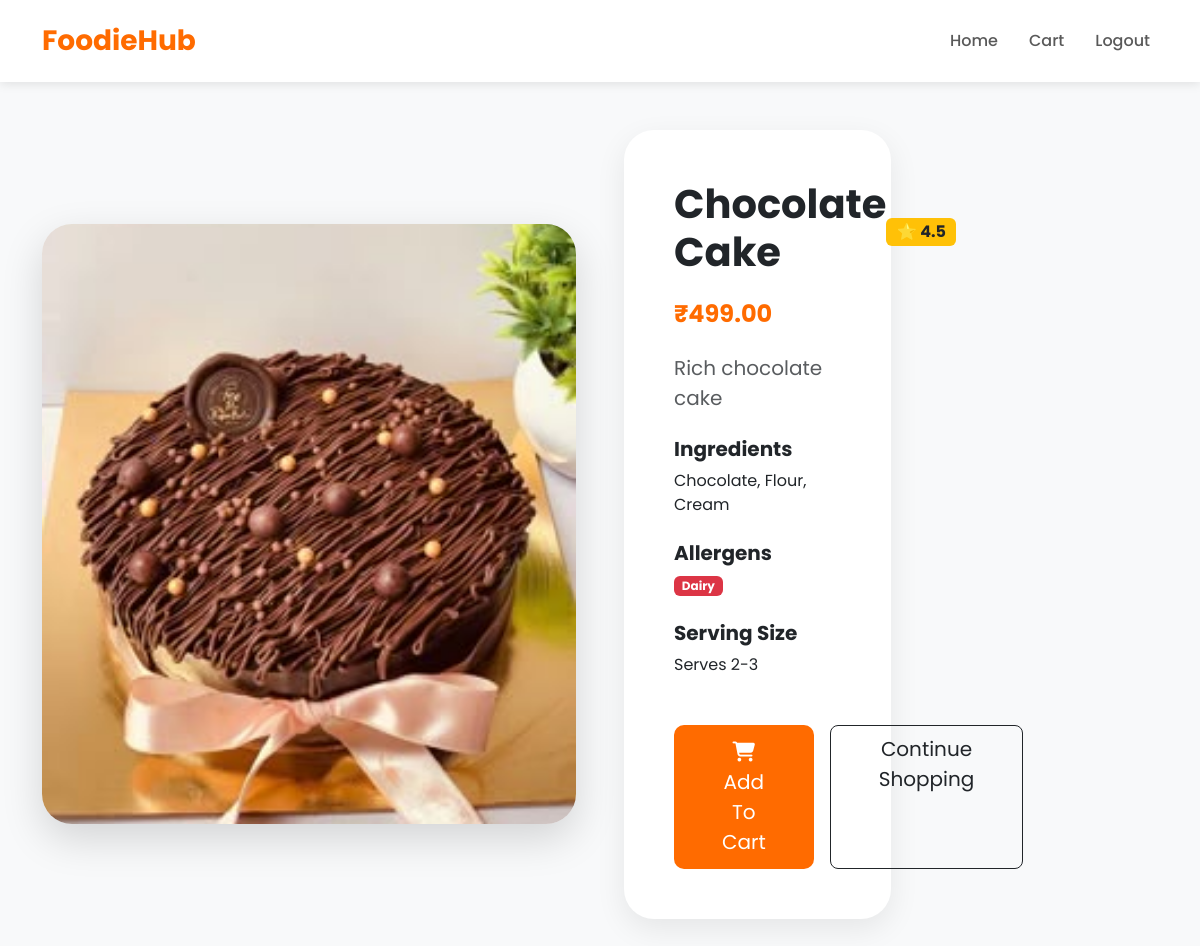
Page /user/product-details.php?id=1 on the committed database.
### tables this page shows
CREATE TABLE `products` (
  `id` int(11) NOT NULL,
  `name` varchar(255) DEFAULT NULL,
  `category` varchar(100) DEFAULT NULL,
  `price` decimal(10,2) DEFAULT NULL,
  `stock` int(11) DEFAULT NULL,
  `image` varchar(255) DEFAULT NULL,
  `description` text DEFAULT NULL,
  `ingredients` text DEFAULT NULL,
  `allergens` text DEFAULT NULL,
  `serving_size` varchar(100) DEFAULT NULL,
  `rating` float DEFAULT 0
);

### user/product-details.php (the view, shortened to what this page needs)
<?php
include '../includes/db.php';
$id = $_GET['id'];
$product = $conn->query("SELECT * FROM products WHERE id=$id");
$row = $product->fetch_assoc();
?>
<!DOCTYPE html>
<html>
<head>
<link href="https://cdn.jsdelivr.net/npm/bootstrap@5.3.3/dist/css/bootstrap.min.css"
rel="stylesheet">
<link rel="stylesheet"
href="https://cdnjs.cloudflare.com/ajax/libs/font-awesome/6.6.0/css/all.min.css">
<link rel="stylesheet"
href="../assets/css/style.css">
</head>
<body class="bg-light">
   <nav class="navbar navbar-expand-lg sticky-top">
<div class="container">
<a class="navbar-brand"
href="home.php">
FoodieHub
</a>
<div class="collapse navbar-collapse"
id="navMenu">
<ul class="navbar-nav ms-auto align-items-center">
<li class="nav-item">
<a class="nav-link"
href="home.php">
Home
</a>
</li>
<li class="nav-item">
<a class="nav-link"
href="cart.php">
Cart
</a>
</li>
<li class="nav-item">
<a class="nav-link"
href="../logout.php">
Logout
</a>
</li>
</ul>
</div>
</div>
</nav>
<div class="container py-5">
<div class="row g-5 align-items-center">
<div class="col-md-6">
<img src="../assets/images/<?php echo $row['image']; ?>"
class="img-fluid product-detail-img">
</div>
<div class="col-md-6">
<div class="col-md-6">
<div class="product-detail-card">
<div class="d-flex justify-content-between align-items-center mb-3">
<h1 class="fw-bold">
<?php echo $row['name']; ?>
</h1>
<span class="badge bg-warning text-dark fs-6">
⭐ <?php echo $row['rating']; ?>
</span>
</div>
<h2 class="price mb-4">
₹<?php echo $row['price']; ?>
</h2>
<p class="text-muted fs-5 mb-4">
<?php echo $row['description']; ?>
</p>
<div class="mb-4">
<h5 class="fw-bold">
Ingredients
</h5>
<p>
<?php echo $row['ingredients']; ?>
</p>
</div>
<div class="mb-4">
<h5 class="fw-bold">
Allergens
</h5>
<span class="badge bg-danger me-2">
<?php echo $row['allergens']; ?>
</span>
</div>
<div class="mb-4">
<h5 class="fw-bold">
Serving Size
</h5>
<p>
<?php echo $row['serving_size']; ?>
</p>
</div>
<div class="d-flex gap-3 mt-5">
<a href="add-cart.php?id=<?php echo $row['id']; ?>"
class="btn btn-main btn-lg px-5">
<i class="fa-solid fa-cart-shopping"></i>
Add To Cart
</a>
<a href="home.php"
class="btn btn-outline-dark btn-lg px-5">
Continue Shopping
</a>
</div>
</div>
</div>
</div>
</div>
</div>
</body>
</html>

### assets/css/style.css (style rules this page uses)
:root { --primary:#ff6b00; --secondary:#ffb700; --dark:#121212; --light:#f8f9fa; --white:#ffffff; --gray:#6c757d; --success:#28a745; --danger:#dc3545; }
* { margin:0; padding:0; box-sizing:border-box; font-family:'Poppins',sans-serif; }
body { background:#f5f5f5; overflow-x:hidden; }
.navbar { background:var(--white); box-shadow:0 2px 10px rgba(0,0,0,0.1); padding:15px 30px; }
.navbar-brand { font-size:28px; font-weight:700; color:var(--primary)!important; }
.nav-link { font-weight:500; margin-left:15px; transition:0.3s; }
.btn-main { background:var(--primary); color:white; border:none; padding:12px 30px; border-radius:10px; transition:0.3s; }
.price { color:var(--primary); font-size:24px; font-weight:700; }
.product-detail-img { border-radius:30px; height:600px; width:100%; object-fit:cover; box-shadow:0 15px 40px rgba(0,0,0,0.15); }
.product-detail-card { background:white; padding:50px; border-radius:30px; box-shadow:0 10px 30px rgba(0,0,0,0.08); }
.price { color:var(--primary); font-weight:700; }

### rows in the picture
products: image (picture), name "Chocolate Cake", rating "4.5", price "499.00", description "Rich chocolate cake", ingredients "Chocolate, Flour, Cream", allergens "Dairy", serving_size "Serves 2-3"
